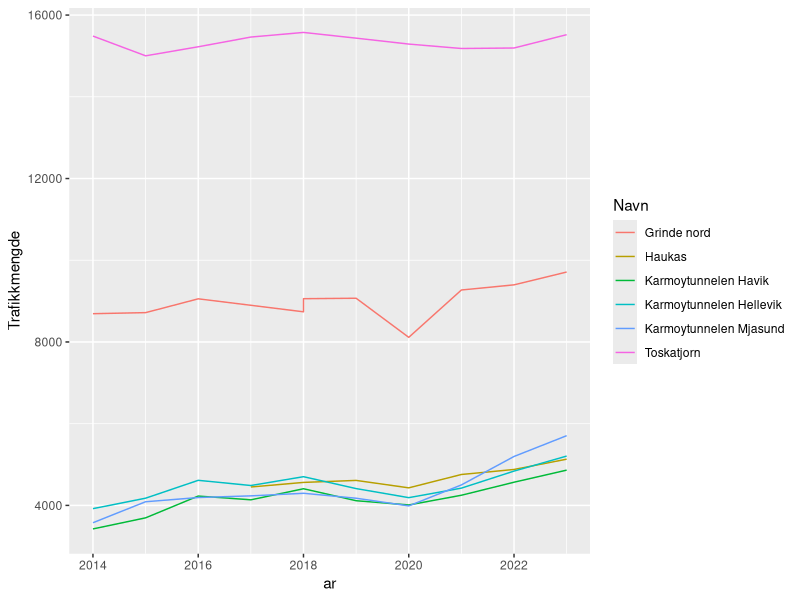
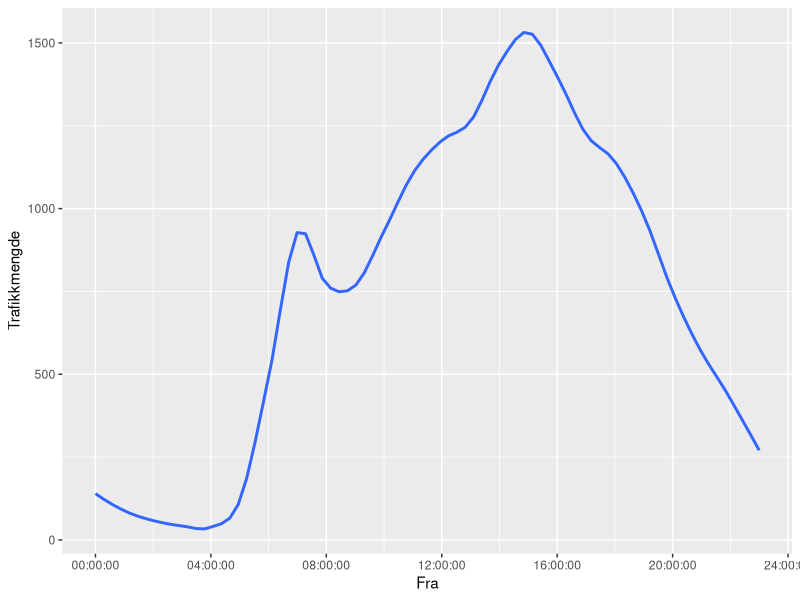

Generate these figures, in order, with R:
## ---- chunk 1
library(tidyverse)
library(readr)
library(readxl)
library(dplyr)
library(stringr)
## ---- chunk 2
# Les Excel-filene (juster filstiene etter hvor de ligger i prosjektet ditt)
tidligere_data <- read_excel("tidligere_data.xlsx")
ny_data <- read_excel("ny_data.xlsx")
## ---- chunk 3
# Fjerne mellomrom og linjeskift fra kolonnenavnene i 'tidligere_data'
colnames(tidligere_data) <- str_trim(gsub("\r\n", "", colnames(tidligere_data)))

# Omdøpe variabler i 'tidligere_data' for å matche variablene i 'ny_data'
tidligere_data <- tidligere_data %>%
  rename(
    `Kjønn` = `Hvilket kjønn identifiserer du som?`,  # Omdøp "Hvilket kjønn identifiserer du som?" til "Kjønn"
    `Alder` = `Din alder`,  # Omdøp "Din alder" til "Alder"
    `Utdanning` = `Hva er din høyeste utdanning?`,  # Omdøp utdanning
    `Næring` = `I hvilken næring jobber du?`,  # Omdøp næring
    `Inntektsgruppe` = `Hvilken inntektsgruppe hører du til?`,  # Omdøp inntektsgruppe
    `Antall personer i husstanden` = `Hvor mange personer bor i din husstand?`,  # Omdøp antall personer
    `Antall med førerkort` = `Hvor mange i husstanden har førerkort?`,  # Omdøp førerkort
    `Transportmåte disponibelt` = `Hva har du til disposisjon?`,  # Omdøp transportmåte
    `Hvordan kommer du deg til jobb` = `Hva har du reist med siste uken?`,  # Omdøp hvordan du kommer deg til jobb
    `Tid brukt til jobb` = `Hvor lang er din pendletid til jobb?`,  # Omdøp tid brukt til jobb
    `Postnummer` = `Hva er ditt postnummer (bosted)`,  # Omdøp postnummer
    `Postnummer arbeidssted` = `Hva er ditt postnummer (arbeidsplass)`,  # Omdøp postnummer arbeidssted
    `Fast oppmøte` = `Har du fast oppmøtested?`,  # Omdøp fast oppmøte
    `Parkering ved jobb` = `Er det gode parkeringsmuligheter nær din arbeidsplass?`  # Omdøp parkering
  )

# Omdøpe variabler i 'ny_data' (hvis nødvendig) for å matche samme tema
ny_data <- ny_data %>%
  rename(
    `Kjønn` = `Hvilket kjønn identifiserer du deg som?`,  # Omdøp "Hvilket kjønn identifiserer du deg som?" til "Kjønn"
    `Alder` = `Hva er alderen din?`,  # Omdøp "Hva er alderen din?" til "Alder"
    `Utdanning` = `Hva er din høyeste utdanning?`,  # Omdøp utdanning
    `Næring` = `I hvilken næring jobber du?`,  # Omdøp næring
    `Inntektsgruppe` = `Hvilken inntektsgruppe tilhører du?`,  # Omdøp inntektsgruppe
    `Antall personer i husstanden` = `Hvor mange bor i din husstand?`,  # Omdøp antall personer
    `Antall med førerkort` = `Hvor mange har førerkort i din husstand?`,  # Omdøp førerkort
    `Transportmåte disponibelt` = `Hvilke muligheter har du tilgjengelig for reise til jobb?`,  # Omdøp transportmåte
    `Hvordan kommer du deg til jobb` = `Hvilke muligheter bruker du for å reise til jobb?`,  # Omdøp hvordan du kommer deg til jobb
    `Tid brukt til jobb` = `Hvor lang tid bruker du til jobb`,  # Omdøp tid brukt til jobb
    `Postnummer` = `Hvilket postnummer er din husstand plassert under?`,  # Omdøp postnummer
    `Postnummer arbeidssted` = `Hvilket postnummer er arbeidsplassen din plasser under?`,  # Omdøp postnummer arbeidssted
    `Fast oppmøte` = `Har du fast oppmøte til jobb?`,  # Omdøp fast oppmøte
    `Parkering ved jobb` = `Har du parkeringsmuligheter på jobb?`  # Omdøp parkering
  )
## ---- chunk 4
# Velge felles variabler (tema) i begge datasettene
common_columns <- c("Starttidspunkt", "Kjønn", "Alder", "Utdanning", "Næring", "Inntektsgruppe",
                    "Antall personer i husstanden", "Antall med førerkort", "Transportmåte disponibelt",
                    "Hvordan kommer du deg til jobb", "Tid brukt til jobb", "Postnummer",
                    "Postnummer arbeidssted", "Fast oppmøte", "Parkering ved jobb")

# Slå sammen datasettene
merged_data <- bind_rows(
  select(ny_data, all_of(common_columns)),
  select(tidligere_data, all_of(common_columns))
)

# Se resultatet
head(merged_data)

# Sjekk at du har fått 160 observasjoner
nrow(merged_data)
## ---- chunk 5
library(readr)
datasett_2014_2024 <- read_delim("datasett_2014_2024.csv", 
    delim = ";", escape_double = FALSE, trim_ws = TRUE)

Karmsundsgata <- read_delim("Karmsundsgata.csv", 
    delim = ";", escape_double = FALSE, trim_ws = TRUE)
## ---- chunk 6
datasett_2014_2024 <- datasett_2014_2024 |> 
  filter(
    Felt == str_match_all(Felt, "Totalt"
    )
  )
## ---- chunk 7
datasett_2014_2024 |> 
  ggplot(
    aes(
      x = ar,
      y = Trafikkmengde,
      colour = Navn
    )
  ) + 
  geom_line() 
## ---- chunk 8
Karmsundsgata <- Karmsundsgata |> 
  mutate(
    Fra = `Fra tidspunkt`
  ) |> 
  select(-`Fra tidspunkt`)
## ---- chunk 9
Karmsundsgata |> 
     filter(
    Felt == str_match_all(Felt, "Totalt"),
    
  ) |> 
  ggplot(
    aes(
      x = Fra,
      y = Trafikkmengde
    )
  ) +
  geom_smooth(span = 0.2, se = FALSE) 
